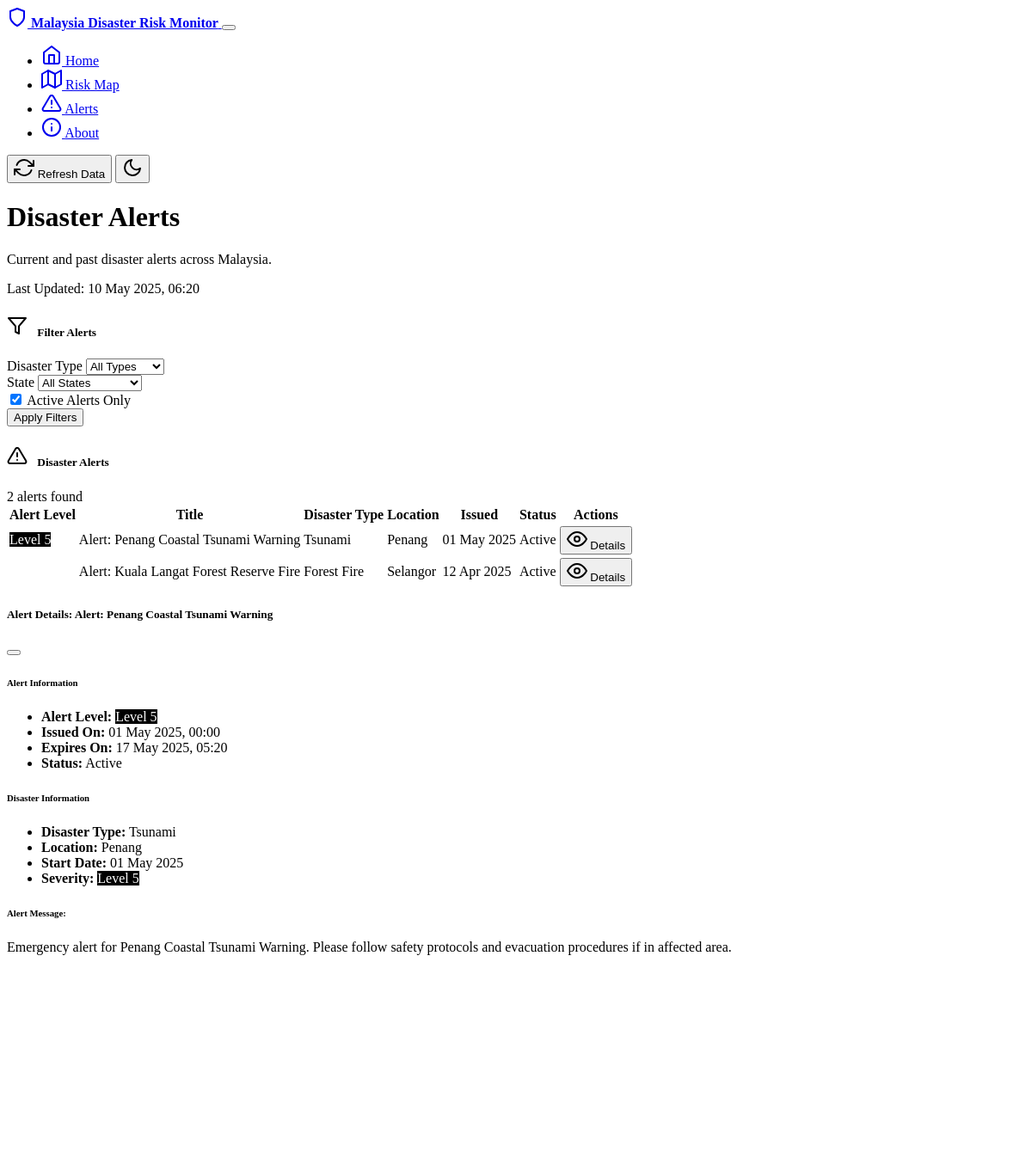
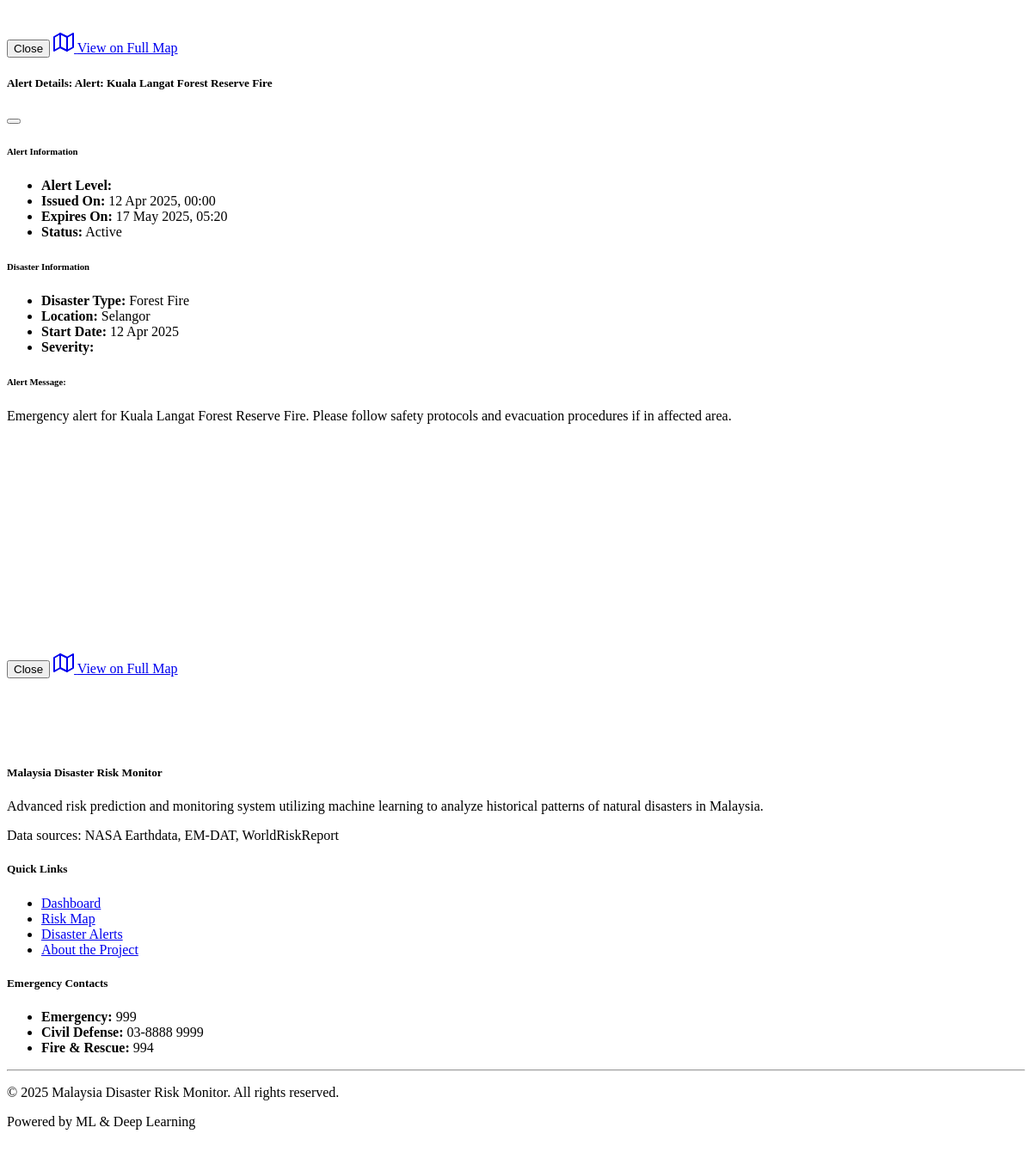
Screenshot of /alerts with the database file from the repository (2 pictures, top to bottom).
### models.py (models this page shows, shortened)
class DisasterAlert(db.Model):
    id = db.Column(db.Integer, primary_key=True)
    disaster_id = db.Column(db.Integer, db.ForeignKey('disaster.id'), nullable=False)
    disaster = db.relationship('Disaster')
    title = db.Column(db.String(100), nullable=False)
    message = db.Column(db.Text, nullable=False)
    alert_level = db.Column(db.Integer, nullable=False)  # 1-5 (5 being most severe)
    issued_at = db.Column(db.DateTime, default=datetime.utcnow)
    expires_at = db.Column(db.DateTime)
    is_active = db.Column(db.Boolean, default=True)
    is_test = db.Column(db.Boolean, default=False)  # Flag for test alerts
    sources_used = db.Column(db.Text)  # Comma-separated list of sources used by ML
    external_references = db.Column(db.Text)  # JSON string of external URLs and references

class DisasterType(db.Model):
    id = db.Column(db.Integer, primary_key=True)
    name = db.Column(db.String(50), nullable=False, unique=True)
    description = db.Column(db.Text)
    disasters = db.relationship('Disaster', backref='type', lazy=True)

class State(db.Model):
    id = db.Column(db.Integer, primary_key=True)
    name = db.Column(db.String(50), nullable=False, unique=True)
    disasters = db.relationship('Disaster', backref='state', lazy=True)
    risk_assessments = db.relationship('RiskAssessment', backref='state', lazy=True)

class Disaster(db.Model):
    id = db.Column(db.Integer, primary_key=True)
    disaster_type_id = db.Column(db.Integer, db.ForeignKey('disaster_type.id'), nullable=False)
    state_id = db.Column(db.Integer, db.ForeignKey('state.id'), nullable=False)
    title = db.Column(db.String(100), nullable=False)
    description = db.Column(db.Text)
    start_date = db.Column(db.DateTime, nullable=False)
    end_date = db.Column(db.DateTime)
    is_active = db.Column(db.Boolean, default=True)
    magnitude = db.Column(db.Float)  # For earthquakes
    depth = db.Column(db.Float)      # For tsunamis (in cm)
    area_affected = db.Column(db.Float)  # For floods, forest fires (in sq km)
    severity = db.Column(db.Integer)  # 1-5 (5 being most severe)
    latitude = db.Column(db.Float)
    longitude = db.Column(db.Float)
    source = db.Column(db.String(100))
    source_url = db.Column(db.String(255))
    created_at = db.Column(db.DateTime, default=datetime.utcnow)
    updated_at = db.Column(db.DateTime, default=datetime.utcnow, onupdate=datetime.utcnow)

### routes.py (the view)
@app.route('/alerts')
def alerts_page():
    disaster_types = DisasterType.query.all()
    states = State.query.all()
    disaster_type_id = request.args.get('disaster_type', type=int)
    state_id = request.args.get('state', type=int)
    active_only = request.args.get('active_only', type=bool, default=True)
    query = DisasterAlert.query.join(Disaster).filter(DisasterAlert.is_test == False)
    if disaster_type_id:
        query = query.filter(Disaster.disaster_type_id == disaster_type_id)
    if state_id:
        query = query.filter(Disaster.state_id == state_id)
    if active_only:
        query = query.filter(DisasterAlert.is_active == True)
        query = query.filter(Disaster.is_active == True)
    alerts = query.order_by(DisasterAlert.issued_at.desc()).all()
    for alert in alerts:
        if alert.is_active and not alert.disaster.is_active:
            with app.app_context():
                alert.is_active = False
                db.session.commit()
    return render_template('alerts.html',
                           alerts=alerts,
                           disaster_types=disaster_types,
                           states=states,
                           selected_disaster_type=disaster_type_id,
                           selected_state=state_id,
                           active_only=active_only)

### templates/alerts.html (shortened to what this page needs)
{% extends 'base.html' %}
{% block content %}
<div class="row mb-4 align-items-center">
    <div class="col-md-8">
        <h1 class="display-5 fw-bold mb-2">Disaster Alerts</h1>
        <p class="lead">Current and past disaster alerts across Malaysia.</p>
    </div>
    <div class="col-md-4 text-md-end">
        <div class="badge bg-primary p-2 fs-6">Last Updated: {{ now().strftime('%d %b %Y, %H:%M') }}</div>
    </div>
</div>
<div class="card border-0 shadow-sm mb-4">
    <div class="card-header bg-transparent border-0">
        <h5 class="mb-0">
            <i data-feather="filter" class="card-header-icon"></i>
            Filter Alerts
        </h5>
    </div>
    <div class="card-body">
        <form id="alert-filter-form" class="row g-3">
            <div class="col-md-4">
                <label for="disaster-type-filter" class="form-label">Disaster Type</label>
                <select id="disaster-type-filter" class="form-select">
                    <option value="">All Types</option>
                </select>
            </div>
            <div class="col-md-4">
                <label for="state-filter" class="form-label">State</label>
                <select id="state-filter" class="form-select">
                    <option value="">All States</option>
                </select>
            </div>
            <div class="col-md-2 d-flex align-items-end">
                <div class="form-check form-switch">
                    <input class="form-check-input" type="checkbox" id="active-only-filter" {% if active_only %}checked{% endif %}>
                    <label class="form-check-label" for="active-only-filter">Active Alerts Only</label>
                </div>
            </div>
            <div class="col-md-2 d-flex align-items-end">
                <button type="submit" class="btn btn-primary w-100">Apply Filters</button>
            </div>
        </form>
    </div>
</div>
<div class="row">
    <div class="col-12">
        <div class="card border-0 shadow-sm">
            <div class="card-header bg-transparent border-0">
                <div class="d-flex justify-content-between align-items-center">
                    <h5 class="mb-0">
                        <i data-feather="alert-triangle" class="card-header-icon"></i>
                        Disaster Alerts
                    </h5>
                    <span class="badge bg-primary">{{ alerts|length }} alerts found</span>
                </div>
            </div>
            <div class="card-body">
                {% if alerts %}
                <div class="table-responsive">
                    <table class="table table-hover align-middle">
                        <thead>
                            <tr>
                                <th scope="col">Alert Level</th>
                                <th scope="col">Title</th>
                                <th scope="col">Disaster Type</th>
                                <th scope="col">Location</th>
                                <th scope="col">Issued</th>
                                <th scope="col">Status</th>
                                <th scope="col">Actions</th>
                            </tr>
                        </thead>
                        <tbody>
                            {% for alert in alerts %}
                            <tr>
                                <td>
                                    <span class="badge risk-{{ alert.alert_level }}">Level {{ alert.alert_level }}</span>
                                </td>
                                <td>{{ alert.title }}</td>
                                <td>{{ alert.disaster.type.name }}</td>
                                <td>{{ alert.disaster.state.name }}</td>
                                <td>{{ alert.issued_at.strftime('%d %b %Y') }}</td>
                                <td>
                                    {% if alert.is_active %}
                                    <span class="badge bg-danger">Active</span>
                                    {% else %}
                                    <span class="badge bg-secondary">Expired</span>
                                    {% endif %}
                                </td>
                                <td>
                                    <button class="btn btn-sm btn-outline-info"
                                            data-bs-toggle="modal"
                                            data-bs-target="#alertModal{{ alert.id }}">
                                        <i data-feather="eye" class="feather-sm"></i>
                                        Details
                                    </button>
                                </td>
                            </tr>
                            {% endfor %}
                        </tbody>
                    </table>
                </div>
                {% else %}
                <div class="alert alert-info mb-0">
                    <i data-feather="info" class="me-2"></i>
                    No alerts found matching your criteria. Try adjusting your filters.
                </div>
                {% endif %}
            </div>
        </div>
    </div>
</div>
{% for alert in alerts %}
<div class="modal fade" id="alertModal{{ alert.id }}" tabindex="-1" aria-labelledby="alertModalLabel{{ alert.id }}" aria-hidden="true">
    <div class="modal-dialog modal-lg">
        <div class="modal-content">
            <div class="modal-header">
                <h5 class="modal-title" id="alertModalLabel{{ alert.id }}">Alert Details: {{ alert.title }}</h5>
                <button type="button" class="btn-close" data-bs-dismiss="modal" aria-label="Close"></button>
            </div>
            <div class="modal-body">
                <div class="row mb-3">
                    <div class="col-md-6">
                        <h6>Alert Information</h6>
                        <ul class="list-group list-group-flush">
                            <li class="list-group-item bg-transparent">
                                <strong>Alert Level:</strong>
                                <span class="badge risk-{{ alert.alert_level }}">Level {{ alert.alert_level }}</span>
                            </li>
                            <li class="list-group-item bg-transparent">
                                <strong>Issued On:</strong> {{ alert.issued_at.strftime('%d %b %Y, %H:%M') }}
                            </li>
                            <li class="list-group-item bg-transparent">
                                <strong>Expires On:</strong>
                                {% if alert.expires_at %}
                                    {{ alert.expires_at.strftime('%d %b %Y, %H:%M') }}
                                {% else %}
                                    Until further notice
                                {% endif %}
                            </li>
                            <li class="list-group-item bg-transparent">
                                <strong>Status:</strong>
                                {% if alert.is_active %}
                                    <span class="badge bg-danger">Active</span>
                                {% else %}
                                    <span class="badge bg-secondary">Expired</span>
                                {% endif %}
                            </li>
                        </ul>
                    </div>
                    <div class="col-md-6">
                        <h6>Disaster Information</h6>
                        <ul class="list-group list-group-flush">
                            <li class="list-group-item bg-transparent">
                                <strong>Disaster Type:</strong> {{ alert.disaster.type.name }}
                            </li>
                            <li class="list-group-item bg-transparent">
                                <strong>Location:</strong> {{ alert.disaster.state.name }}
                            </li>
                            <li class="list-group-item bg-transparent">
                                <strong>Start Date:</strong> {{ alert.disaster.start_date.strftime('%d %b %Y') }}
                            </li>
                            <li class="list-group-item bg-transparent">
                                <strong>Severity:</strong>
                                <span class="badge risk-{{ alert.disaster.severity }}">Level {{ alert.disaster.severity }}</span>
                            </li>
                        </ul>
                    </div>
                </div>
                <div class="alert alert-secondary mb-4">
                    <h6 class="alert-heading">Alert Message:</h6>
                    <p class="mb-0">{{ alert.message }}</p>
                </div>
                <div class="row">
                    <div class="col-12">
                        <div id="alert-map-{{ alert.id }}" style="height: 250px;"></div>
                    </div>
                </div>
            </div>
            <div class="modal-footer">
                <button type="button" class="btn btn-secondary" data-bs-dismiss="modal">Close</button>
                <a href="{{ url_for('map_page') }}?disaster_type={{ alert.disaster.disaster_type_id }}&state={{ alert.disaster.state_id }}"
                   class="btn btn-primary">
                    <i data-feather="map" class="feather-sm me-1"></i>
                    View on Full Map
                </a>
            </div>
        </div>
    </div>
</div>
{% endfor %}
{% endblock %}

### rows the page displays
DisasterAlert: alert_level "5", title "Alert: Penang Coastal Tsunami Warning", disaster.type.name "Tsunami", disaster.state.name "Penang", issued_at "01 May 2025", is_active "Active", issued_at "01 May 2025, 00:00", expires_at "17 May 2025, 05:20", disaster.start_date "01 May 2025", disaster.severity "5", message "Emergency alert for Penang Coastal Tsunami Warning. Please follow safety protocols and evacuation procedures if in affected area.", {{ alert.id }} 2 (drawn)
DisasterAlert: title "Alert: Kuala Langat Forest Reserve Fire", disaster.type.name "Forest Fire", disaster.state.name "Selangor", issued_at "12 Apr 2025", is_active "Active", issued_at "12 Apr 2025, 00:00", expires_at "17 May 2025, 05:20", disaster.start_date "12 Apr 2025", disaster.severity "4", message "Emergency alert for Kuala Langat Forest Reserve Fire. Please follow safety protocols and evacuation procedures if in affected area."

### other values shown
{{ alerts|length }} "2"
